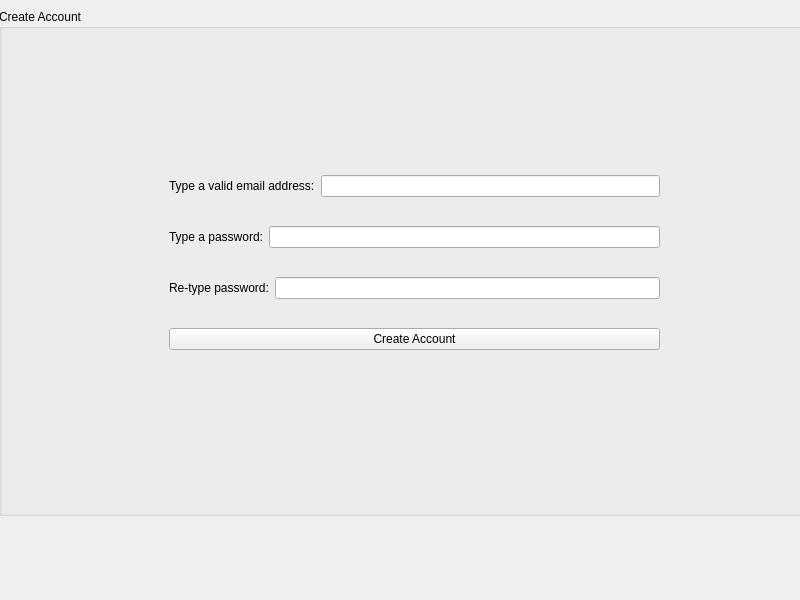
<?xml version="1.0" encoding="UTF-8"?>
<ui version="4.0">
 <class>createAccount</class>
 <widget class="QMainWindow" name="createAccount">
  <property name="geometry">
   <rect>
    <x>0</x>
    <y>0</y>
    <width>800</width>
    <height>600</height>
   </rect>
  </property>
  <property name="windowTitle">
   <string>MainWindow</string>
  </property>
  <widget class="QWidget" name="centralwidget">
   <widget class="QGroupBox" name="groupBox">
    <property name="geometry">
     <rect>
      <x>-1</x>
      <y>9</y>
      <width>831</width>
      <height>507</height>
     </rect>
    </property>
    <property name="title">
     <string>Create Account</string>
    </property>
    <widget class="QWidget" name="">
     <property name="geometry">
      <rect>
       <x>170</x>
       <y>143</y>
       <width>491</width>
       <height>221</height>
      </rect>
     </property>
     <layout class="QVBoxLayout" name="verticalLayout">
      <item>
       <layout class="QHBoxLayout" name="horizontalLayout">
        <item>
         <widget class="QLabel" name="label_email">
          <property name="text">
           <string>Type a valid email address:</string>
          </property>
         </widget>
        </item>
        <item>
         <widget class="QLineEdit" name="lineEditEmail"/>
        </item>
       </layout>
      </item>
      <item>
       <layout class="QHBoxLayout" name="horizontalLayout_2">
        <item>
         <widget class="QLabel" name="label_pwdINS">
          <property name="text">
           <string>Type a password:</string>
          </property>
         </widget>
        </item>
        <item>
         <widget class="QLineEdit" name="lineEdit_pwdINS">
          <property name="echoMode">
           <enum>QLineEdit::Password</enum>
          </property>
         </widget>
        </item>
       </layout>
      </item>
      <item>
       <layout class="QHBoxLayout" name="horizontalLayout_3">
        <item>
         <widget class="QLabel" name="label_pwdRT">
          <property name="text">
           <string>Re-type password:</string>
          </property>
         </widget>
        </item>
        <item>
         <widget class="QLineEdit" name="lineEdit_pwdRT">
          <property name="echoMode">
           <enum>QLineEdit::Password</enum>
          </property>
         </widget>
        </item>
       </layout>
      </item>
      <item>
       <widget class="QPushButton" name="pushButtoncrtAccount">
        <property name="text">
         <string>Create Account</string>
        </property>
       </widget>
      </item>
     </layout>
    </widget>
   </widget>
   <zorder>groupBox</zorder>
   <zorder>lineEditEmail</zorder>
   <zorder>lineEdit_pwdINS</zorder>
   <zorder>lineEdit_pwdRT</zorder>
   <zorder>label_pwdINS</zorder>
   <zorder>label_email</zorder>
   <zorder>label_pwdRT</zorder>
  </widget>
 </widget>
 <resources/>
 <connections>
  <connection>
   <sender>pushButtoncrtAccount</sender>
   <signal>clicked()</signal>
   <receiver>pushButtoncrtAccount</receiver>
   <slot>close()</slot>
   <hints>
    <hint type="sourcelabel">
     <x>269</x>
     <y>360</y>
    </hint>
    <hint type="destinationlabel">
     <x>269</x>
     <y>360</y>
    </hint>
   </hints>
  </connection>
 </connections>
</ui>
